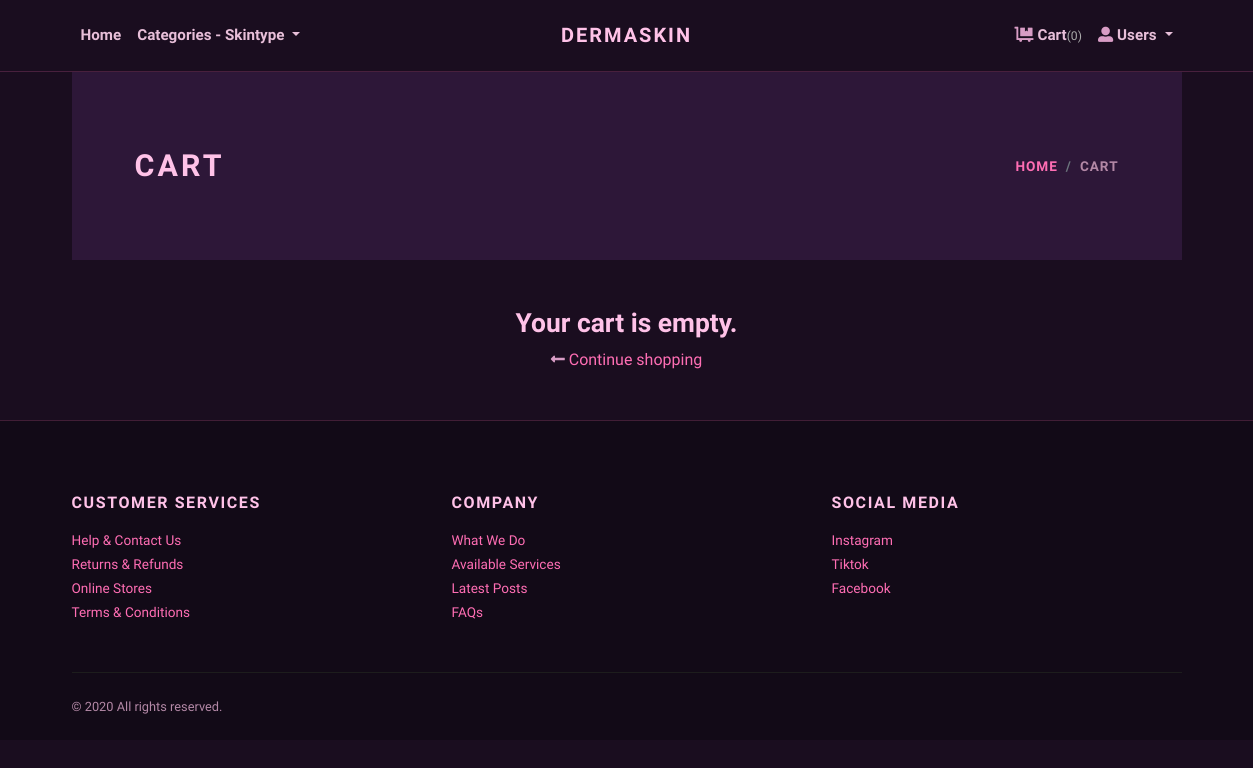
The app's page /cart/ (signed in), older data.
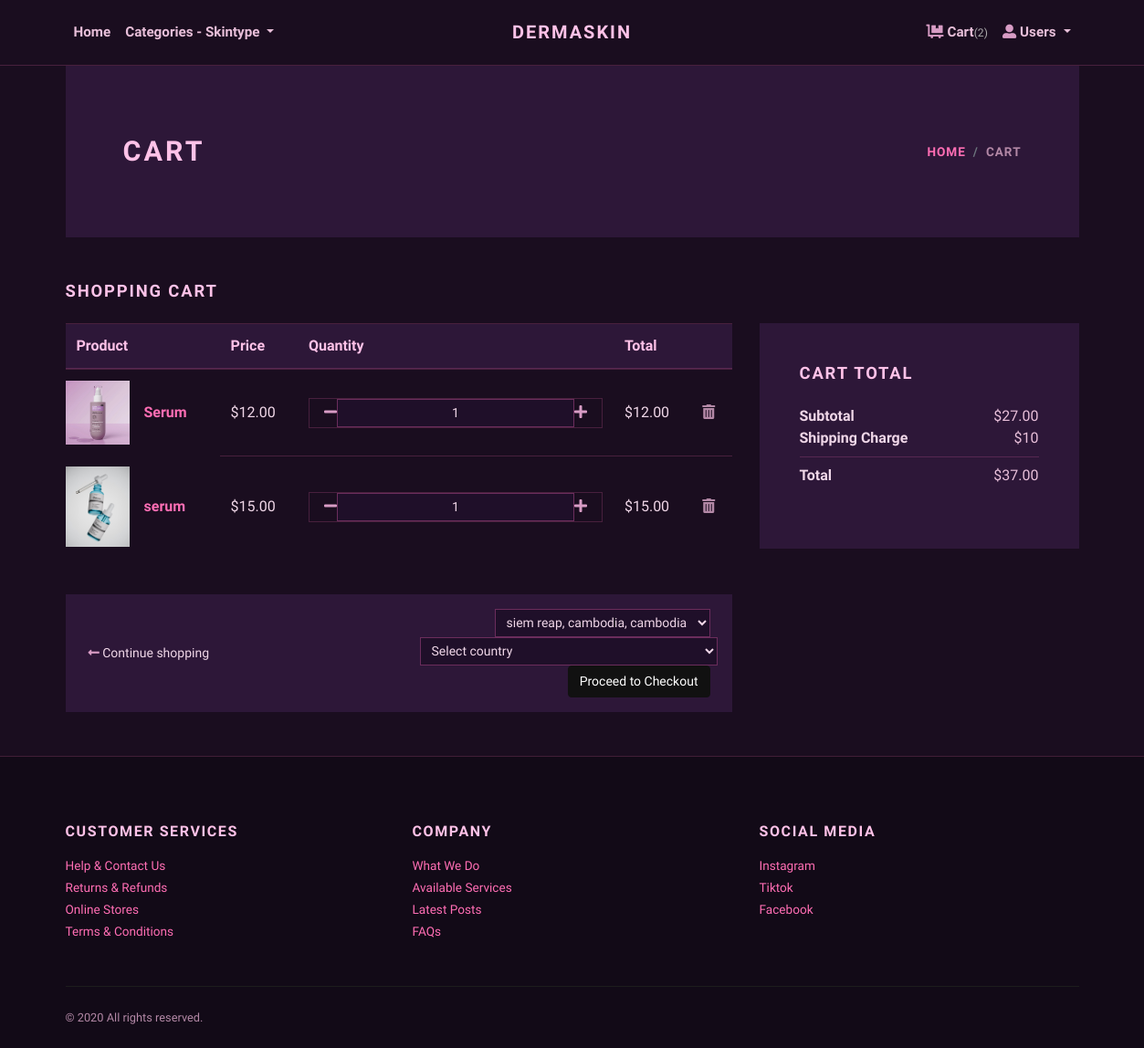
The same page, newer data.
### store/models.py (models this page shows, shortened)
class Cart(models.Model):
    user = models.ForeignKey(User, verbose_name="User", on_delete=models.CASCADE)
    product = models.ForeignKey(Product, verbose_name="Product", on_delete=models.CASCADE)
    quantity = models.PositiveIntegerField(default=1, verbose_name="Quantity")
    created_at = models.DateTimeField(auto_now_add=True, verbose_name="Created Date")
    updated_at = models.DateTimeField(auto_now=True, verbose_name="Updated Date")
    @property
    def total_price(self):
        return self.quantity * self.product.price

class Product(models.Model):
    title = models.CharField(max_length=150, verbose_name="Product Title")
    slug = models.SlugField(max_length=160, verbose_name="Product Slug")
    sku = models.CharField(max_length=255, unique=True, verbose_name="Unique Product ID (SKU)")
    short_description = models.TextField(verbose_name="Short Description")
    detail_description = models.TextField(blank=True, null=True, verbose_name="Detail Description")
    product_image = models.ImageField(upload_to='product', blank=True, null=True, verbose_name="Product Image")
    price = models.DecimalField(max_digits=8, decimal_places=2)
    category = models.ForeignKey(Category, verbose_name="Product Categoy", on_delete=models.CASCADE)
    is_active = models.BooleanField(verbose_name="Is Active?")
    is_featured = models.BooleanField(verbose_name="Is Featured?")
    created_at = models.DateTimeField(auto_now_add=True, verbose_name="Created Date")
    updated_at = models.DateTimeField(auto_now=True, verbose_name="Updated Date")
    class Meta:
        verbose_name_plural = 'Products'
        ordering = ('-created_at', )

### store/views.py (the view)
# urls.py: path('cart/', views.cart, name="cart"),
@login_required
def cart(request):
    cart_products = Cart.objects.filter(user=request.user)
    amount = sum(p.quantity * p.product.price for p in cart_products)
    shipping_amount = decimal.Decimal(10)
    return render(request, 'store/cart.html', {
        'cart_products': cart_products,
        'amount': amount,
        'shipping_amount': shipping_amount,
        'total_amount': amount + shipping_amount,
        'addresses': Address.objects.filter(user=request.user),
    })

### store/context_preprocessors.py (called while the page is built)
def store_menu(request):
    categories = Category.objects.filter(is_active=True)
    context = {
        'categories_menu': categories,
    }
    return context

def cart_menu(request):
    if request.user.is_authenticated:
        cart_items= Cart.objects.filter(user=request.user)
        context = {
            'cart_items': cart_items,
        }
    else:
        context = {}
    return context

### templates/store/cart.html (shortened to what the changed rows need)
{% extends 'base.html' %}
{% load static %}
{% load humanize %}
{% block content %}
<div class="container">
    <section class="py-5 bg-light">
        <div class="container">
            <div class="row px-4 px-lg-5 py-lg-4 align-items-center">
                <div class="col-lg-6">
                    <h1 class="h2 text-uppercase mb-0">Cart</h1>
                </div>
            </div>
        </div>
    </section>
    {% if cart_products %}
    <section class="py-5">
        <h2 class="h5 text-uppercase mb-4">Shopping cart</h2>
        <div class="row">
            <div class="col-lg-8 mb-4 mb-lg-0">
                <div class="table-responsive mb-4">
                    <table class="table">
                        <thead class="bg-light">
                            <tr>
                                <th scope="col">Product</th>
                                <th scope="col">Price</th>
                                <th scope="col">Quantity</th>
                                <th scope="col">Total</th>
                                <th scope="col"></th>
                            </tr>
                        </thead>
                        <tbody>
                            {% for cart_product in cart_products %}
                            <tr>
                                <td class="pl-0 border-0">
                                    <div class="media align-items-center">
                                        {% if cart_product.product.product_image %}
                                        <a href="{% url 'store:product-detail' cart_product.product.slug %}">
                                            <img src="{{ cart_product.product.product_image.url }}" width="70" alt="{{ cart_product.product.title }}">
                                        </a>
                                        {% else %}
                                        <a href="{% url 'store:product-detail' cart_product.product.slug %}">
                                            <img src="{% static 'img/product-detail-3.jpg' %}" width="70" alt="{{ cart_product.product.title }}">
                                        </a>
                                        {% endif %}
                                        <div class="media-body ml-3">
                                            <strong><a href="{% url 'store:product-detail' cart_product.product.slug %}">{{ cart_product.product.title }}</a></strong>
                                        </div>
                                    </div>
                                </td>
                                <td class="align-middle">${{ cart_product.product.price|intcomma }}</td>
                                <td class="align-middle">
                                    <div class="border d-flex align-items-center justify-content-between px-3">
                                        <a href="{% url 'store:minus-cart' cart_product.id %}"><i class="fas fa-minus"></i></a>
                                        <input class="form-control form-control-sm border-0 text-center" type="text" value="{{ cart_product.quantity }}" readonly>
                                        <a href="{% url 'store:plus-cart' cart_product.id %}"><i class="fas fa-plus"></i></a>
                                    </div>
                                </td>
                                <td class="align-middle">${{ cart_product.total_price|intcomma }}</td>
                                <td class="align-middle">
                                    <a href="{% url 'store:remove-cart' cart_product.id %}"><i class="fas fa-trash-alt text-muted"></i></a>
                                </td>
                            </tr>
                            {% endfor %}
                        </tbody>
                    </table>
                </div>
                <div class="bg-light px-4 py-3">
                    <div class="row align-items-center text-center">
                        <div class="col-md-6 mb-3 mb-md-0 text-md-left">
                            <a class="btn btn-link p-0 text-dark btn-sm" href="{% url 'store:home' %}">
                                <i class="fas fa-long-arrow-alt-left"></i> Continue shopping
                            </a>
                        </div>
                        <div class="col-md-6 text-md-right">
                            <form action="{% url 'store:checkout' %}" method="get" style="display:inline;">
    {% if addresses %}
    <select name="address" class="form-control form-control-sm d-inline w-auto" required>
        {% for address in addresses %}
        <option value="{{ address.id }}">
            {{ address.locality }}, {{ address.city }}, {{ address.state }}
        </option>
        {% endfor %}
    </select>
    {% else %}
    <span class="text-danger">Add an address in your profile first.</span>
    {% endif %}
    <select id="country-select" name="country" class="form-control form-control-sm ml-2" required>
        <option value="">Select country</option>
    </select>
    <button type="submit" class="btn btn-dark btn-sm ml-2">Proceed to Checkout</button>
</form>
                        </div>
                    </div>
                </div>
            </div>
            <div class="col-lg-4">
                <div class="card border-0 rounded-0 p-lg-4 bg-light">
                    <div class="card-body">
                        <h5 class="text-uppercase mb-4">Cart total</h5>
                        <ul class="list-unstyled mb-0">
                            <li class="d-flex justify-content-between">
                                <strong>Subtotal</strong>
                                <span>${{ amount|intcomma }}</span>
                            </li>
                            <li class="d-flex justify-content-between">
                                <strong>Shipping Charge</strong>
                                <span>${{ shipping_amount }}</span>
                            </li>
                            <li class="border-bottom my-2"></li>
                            <li class="d-flex justify-content-between mb-4">
                                <strong>Total</strong>
                                <span>${{ total_amount|intcomma }}</span>
                            </li>
                        </ul>
                    </div>
                </div>
            </div>
        </div>
    </section>
    {% else %}
    <div class="text-center py-5">
        <h3>Your cart is empty.</h3>
        <a href="{% url 'store:home' %}"><i class="fas fa-long-arrow-alt-left"></i> Continue shopping</a>
    </div>
    {% endif %}
</div>
{% endblock content %}

Row changes from the older to the newer data that the page shows:
added Cart: product.product_image (picture), product "Serum", product.price "12.00", quantity "1", total_price "12.00"
added Cart: product.product_image (picture), product "serum", product.price "15.00", quantity "1", total_price "15.00"
Text that changed along with them:
{{ cart_items.count }}: "0" → "2"
form field address: (not shown) → "siem reap, cambodia, cambodia"
form field country: (not shown) → "Select country"
{{ amount|intcomma }}: (not shown) → "27.00"
{{ shipping_amount }}: (not shown) → "10"
{{ total_amount|intcomma }}: (not shown) → "37.00"
text no longer shown: "Your cart is empty."
text now shown: "SHOPPING CART Product Price Quantity Total Proceed to Checkout CART TOTAL Subtotal $ Shipping Charge $ Total $"
